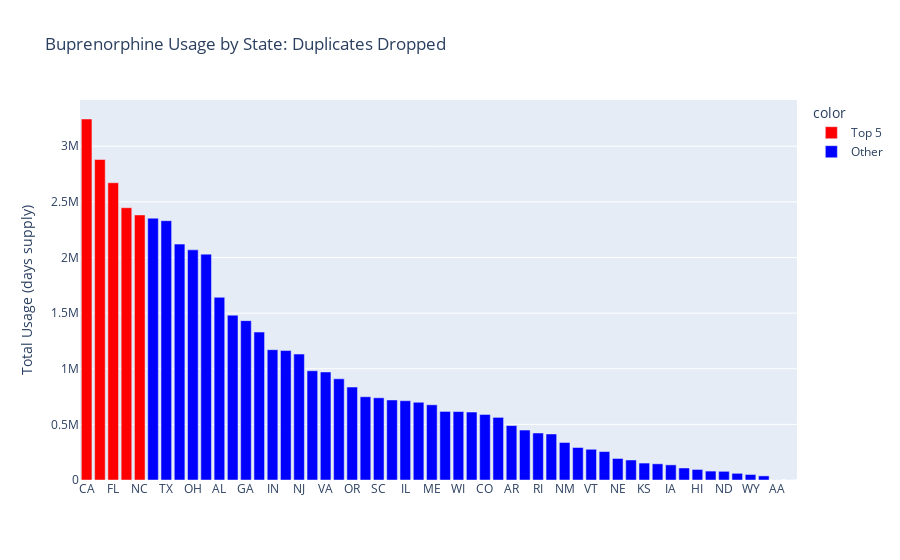

This figure's notebook cell:
### Markdown cell above
## The below two cells will take the same data and produce a produce a graphic visualization for a general audience that illustrates buprenorphine usage for all 50 states, accentuating the top five states by usage.

### Code cell
# Sum total days supply by state
state_usage_d = buprenorphine_df_d.groupby('Prscrbr_State_Abrvtn')['Tot_Day_Suply'].sum().reset_index()
state_usage_d.columns = ['State', 'Total Usage']

# Sort by Total Usage
state_usage_d = state_usage_d.sort_values('Total Usage', ascending=False)

# Create a new column to determine color based on whether the state is in the top 5
state_usage_d['color'] = ['Top 5' if i < 5 else 'Other' for i in range(state_usage_d.shape[0])]

# Create the bar chart
fig = px.bar(state_usage_d, x='State', y='Total Usage', color='color',
             title='Buprenorphine Usage by State: Duplicates Dropped', labels={'Total Usage': 'Total Usage (days supply)', 'State': ''},
             color_discrete_map={'Top 5': 'red', 'Other': 'blue'})

# Show the figure
fig.show()

### Figure 1 — Plotly figure (JSON) as saved in the notebook; plotly's stock layout.template omitted (floating-point values rounded to 4 significant figures)
{"data": [{"alignmentgroup": "True", "hovertemplate": "color=Top 5<br>=%{x}<br>Total Usage (days supply)=%{y}<extra></extra>", "legendgroup": "Top 5", "marker": {"color": "red", "pattern": {"shape": ""}}, "name": "Top 5", "offsetgroup": "Top 5", "orientation": "v", "showlegend": true, "textposition": "auto", "type": "bar", "x": ["CA", "PA", "FL", "MA", "NC"], "xaxis": "x", "y": [3244694, 2880656, 2671723, 2447394, 2382440], "yaxis": "y"}, {"alignmentgroup": "True", "hovertemplate": "color=Other<br>=%{x}<br>Total Usage (days supply)=%{y}<extra></extra>", "legendgroup": "Other", "marker": {"color": "blue", "pattern": {"shape": ""}}, "name": "Other", "offsetgroup": "Other", "orientation": "v", "showlegend": true, "textposition": "auto", "type": "bar", "x": ["NY", "TX", "MI", "OH", "TN", "AL", "KY", "GA", "WA", "IN", "OK", "NJ", "MD", "VA", "LA", "OR", "CT", "SC", "AZ", "IL", "MO", "ME", "MN", "WI", "WV", "CO", "NH", "AR", "UT", "RI", "MS", "NM", "ID", "VT", "NV", "NE", "DE", "KS", "DC", "IA", "MT", "HI", "AK", "ND", "SD", "WY", "PR", "AA", "VI"], "xaxis": "x", "y": [2352980, 2330784, 2120074, 2068486, 2030009, 1642209, 1481368, 1432373, 1329381, 1171259, 1163365, 1131861, 981804, 970988, 909430, 835019, 748281, 738869, 719218, 712768, 698606, 675878, 616387, 615291, 610964, 588855, 562907, 489000, 449071, 422364, 413764, 337154, 292010, 276245, 255838, 193390, 179863, 152333, 145537, 136107, 108117, 94772, 80216, 78150, 60066, 49733, 37027, 657, 445], "yaxis": "y"}], "layout": {"barmode": "relative", "legend": {"title": {"text": "color"}, "tracegroupgap": 0}, "title": {"text": "Buprenorphine Usage by State: Duplicates Dropped"}, "xaxis": {"anchor": "y", "domain": [0, 1], "title": {"text": ""}}, "yaxis": {"anchor": "x", "domain": [0, 1], "title": {"text": "Total Usage (days supply)"}}}}
